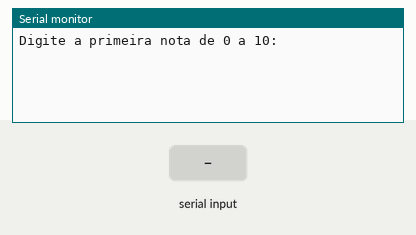
The sketch below on a simulated Arduino Uno, built with avr-gcc and run on an emulated ATmega328P. Parts: the last lines printed to the serial monitor. The test bench sets the inputs (shaded band).

Above: at 1.2 s.
1.3 s: "90,45,200\n" received over Serial
At 2.68 s:
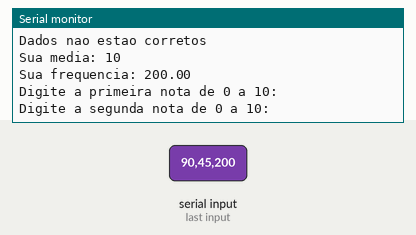
2.8 s: "90,45\n" received over Serial
At 2.89 s:
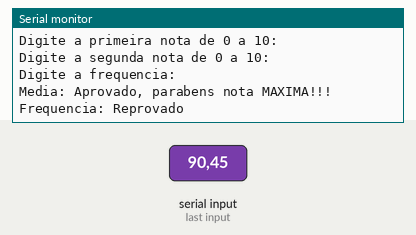
4.3 s: "5\n" received over Serial
At 5.0 s:
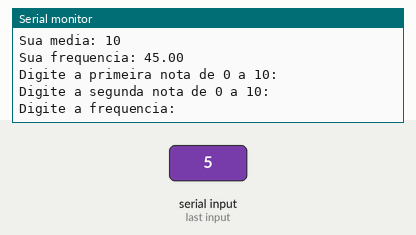

The sketch:

avalia_o_de_desempenho_escolar1.ino
```cpp
// C++ code
//Variaveis
int nota1 = 0;
int nota2 = 0;
int media = 0;
int resultado = 0;
float frequencia = 0;


void setup()
{
  Serial.begin(9600);
}

void loop()
{
  //entrada
  Serial.println("Digite a primeira nota de 0 a 10: ");
  while( ! Serial.available() );
  nota1 = Serial.parseInt();

  Serial.println("Digite a segunda nota de 0 a 10: ");
  while( ! Serial.available() );
  nota2 = Serial.parseInt();

  Serial.println("Digite a frequencia: ");
  while( ! Serial.available() );
  frequencia = Serial.parseFloat();

  //processamento
  resultado = nota1 + nota2;

  media = resultado / 2;

  if( media >= 0 && media <= 5){
    Serial.println("Media: Reprovado");
  }
  else if( media >= 6 && media <= 9){
    Serial.println("Media: Aprovado");
  }
  else if( media = 10){
    Serial.println("Media: Aprovado, parabens nota MAXIMA!!!");
  }
  else{
    Serial.println("Dados nao estao corretos");
  }


  if( frequencia >= 75 && frequencia <= 99 ){
    Serial.println("Frequencia: Aprovado");
  }
  else if( frequencia == 100){
    Serial.println("Frequencia: Parabens, Frequencia MAXIMA!!!");
  }
  else if( frequencia < 75 ){
    Serial.println("Frequencia: Reprovado");
  }
  else{
    Serial.println("Dados nao estao corretos");
  }

  //saida
  Serial.println("Sua media: " + String(media));
  Serial.println("Sua frequencia: " + String(frequencia));


}
```

Measured:
- after the input at 1.3 s, the serial monitor: prints a new line at once (image 1)
- after the input at 2.8 s, the serial monitor: prints a new line after 0.07 s (image 2)
